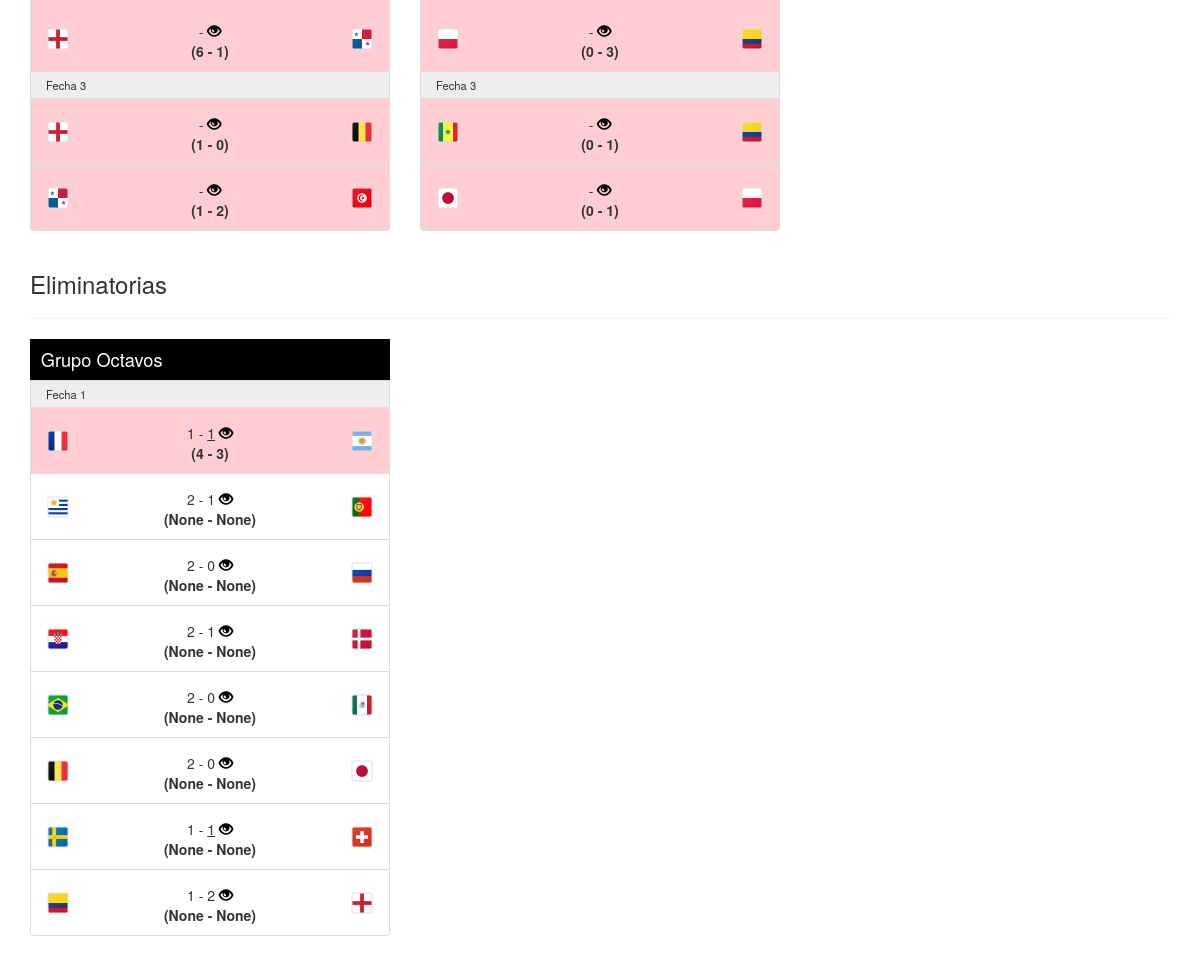
The page / (signed in, lower part) on the database as committed earlier.
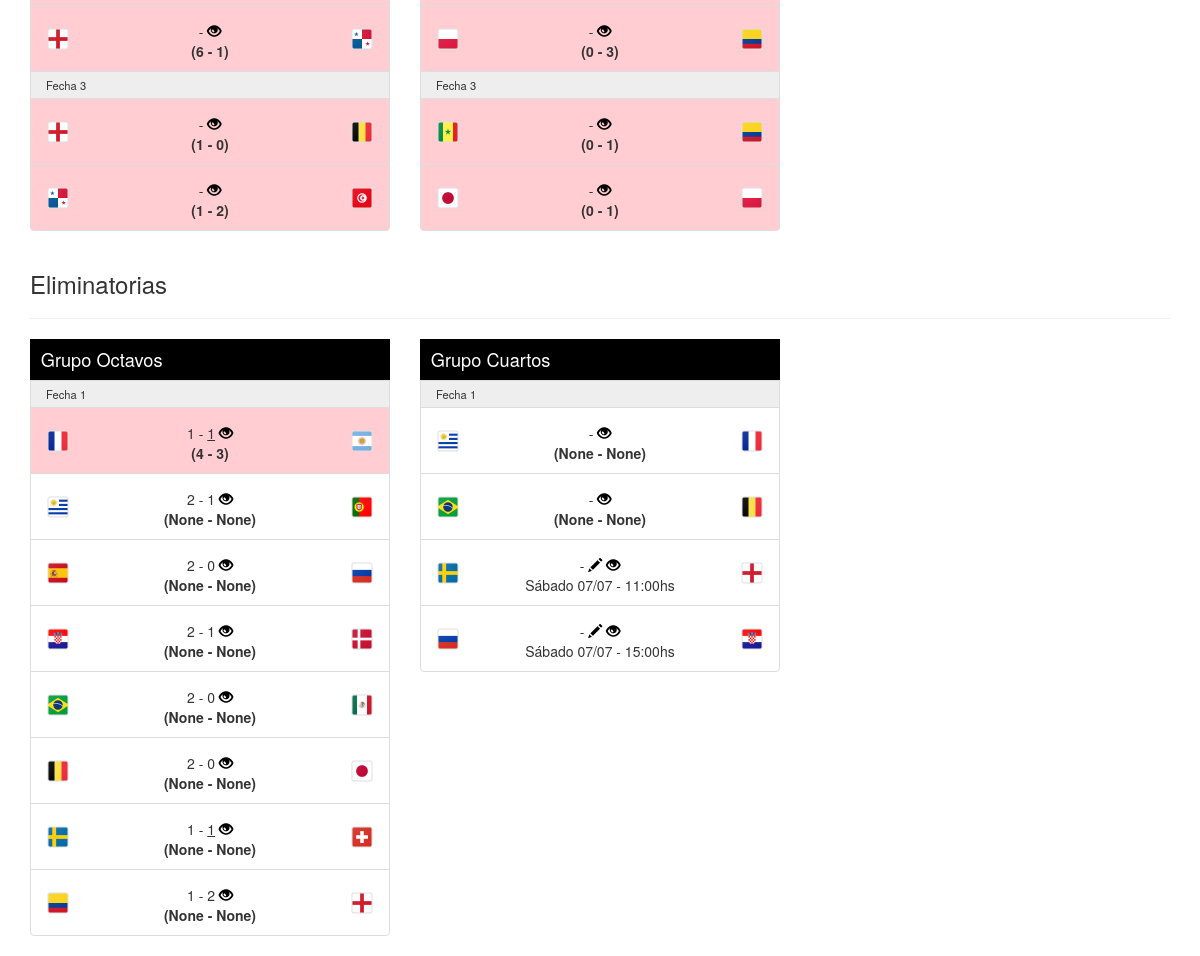
The same page on the database as committed later.
### app/models.py (models this page shows, shortened)
class Partido(models.Model):
	equipo1 = models.ForeignKey(Equipo, related_name='equipo1', on_delete=models.CASCADE)
	equipo2 = models.ForeignKey(Equipo, related_name='equipo2', on_delete=models.CASCADE)
	torneo = models.ForeignKey(Torneo, on_delete=models.CASCADE)
	grupo = models.CharField(max_length=10)
	fecha = models.SmallIntegerField();
	horario = models.DateTimeField();
	goles1 = models.SmallIntegerField(null=True, blank=True)
	goles2 = models.SmallIntegerField(null=True, blank=True)
	eliminatoria = models.BooleanField(default = False)
	fase_eliminatoria = models.SmallIntegerField(null = True, blank = True)
	penales1 = models.SmallIntegerField(null = True, blank = True)
	penales2 = models.SmallIntegerField(null = True, blank = True)
	def se_jugo(self):
		return self.horario <= timezone.now()
	def equipo_ganador(self):
		if self.goles1 > self.goles2:
			return self.equipo1
		elif self.goles2 > self.goles1:
			return self.equipo2
		else:
			return 0

class Prediccion(models.Model):
	usuario = models.ForeignKey(User, related_name='usuario', on_delete=models.CASCADE)
	torneo = models.ForeignKey(Torneo, related_name='torneo', on_delete=models.CASCADE)
	partido = models.ForeignKey(Partido, related_name='partido', on_delete=models.CASCADE)
	goles1 = models.SmallIntegerField()
	goles2 = models.SmallIntegerField()
	ganador = models.ForeignKey(Equipo, related_name='equipo_gan', on_delete=models.CASCADE, null=True, blank = True, default=None)
	def equipo_ganador(self):
		if self.ganador == None:
			if self.goles1 > self.goles2:
				return self.partido.equipo1
			elif self.goles2 > self.goles1:
				return self.partido.equipo2
			else:
				return 0
		else:
			return self.ganador

### app/views.py (the view)
# urls.py: path('', views.fixture, name='fixture'),
@login_required
def fixture(request):
	usuario = request.user
	mundial = Torneo.objects.get(nombre = 'Mundial')
	partidos = Partido.objects.filter(torneo = mundial).order_by('eliminatoria', 'fase_eliminatoria', 'grupo', 'fecha', 'horario')
	predicciones = Prediccion.objects.filter(usuario = usuario, torneo = mundial).order_by('partido__eliminatoria', 'partido__fase_eliminatoria', 'partido__grupo', 'partido__fecha', 'partido__horario')
	i = 0
	j = 0
	partidos_con_predicciones = []
	while i < partidos.count() and j < predicciones.count():
		partidos_con_predicciones.append(partidos[i])
		if partidos[i].pk == predicciones[j].partido.pk:
			partidos_con_predicciones[i].prediccion = predicciones[j]
			j += 1
		i += 1
	while i < partidos.count():
		partidos_con_predicciones.append(partidos[i])
		i += 1
	return render(request, 'app/fixture.html', {'partidos': partidos_con_predicciones})

### app/templates/app/fixture.html (shortened to what this page needs)
{% extends "app/base.html" %}
{% block contenido %}
	<div class="row">
		<div>
			<ul>
				{% for partido in partidos %}
					{% ifchanged partido.grupo %}
							</ul>
						</div>
						{% ifchanged partido.eliminatoria %}
							{% if not forloop.first %}
								<div class="col-xs-12">
									<h3>Eliminatorias</h3>
									<hr>
								</div>
							{% endif %}
						{% endifchanged %}
						<div class="col-xs-12 col-sm-6 col-md-4">
							<h3 class="titulo-grupo">Grupo {{ partido.grupo }}</h3>
							<ul class="list-group">
					{% endifchanged %}
					{% ifchanged partido.grupo partido.fecha %}
						<li class="list-group-item separador-fecha">Fecha {{ partido.fecha }}</li>
					{% endifchanged %}
					{% if partido.goles1 != None and partido.goles2 != None %}
						{% if partido.goles1 == partido.prediccion.goles1 and partido.goles2 == partido.prediccion.goles2 %}
							<li class="list-group-item verde">
						{% elif partido.equipo_ganador == partido.prediccion.equipo_ganador %}
							<li class="list-group-item amarillo">
						{% else %}
							<li class="list-group-item rojo">
						{% endif %}
					{% else %}
						<li class="list-group-item">
					{% endif %}
						<div class="row">
							<div class="col-xs-2">
								<img src="{{ STATIC_PREFIX }}/img/banderas/{{ partido.equipo1.pk }}.png" alt="" class="bandera">
							</div>
							<div class="col-xs-8 resultado">
								{% url 'ver_predicciones' partido_pk=partido.pk as url_ver %}
								{% if partido.se_jugo %}
									{% if partido.eliminatoria and partido.prediccion.goles1 == partido.prediccion.goles2 %}
										{% if partido.prediccion.ganador == partido.equipo1 %}
												<span class="ganador_eliminatorias">{{ partido.prediccion.goles1 }}</span> - {{ partido.prediccion.goles2 }}
										{% else %}
												{{ partido.prediccion.goles1 }} - <span class="ganador_eliminatorias">{{ partido.prediccion.goles2 }}</span>
										{% endif %}
									{% else %}
											{{ partido.prediccion.goles1 }} - {{ partido.prediccion.goles2 }}
									{% endif %}
									<a href="{{url_ver}}"><span class="glyphicon glyphicon-eye-open" title="Ver resultados de amigos"></span></a>
									<br>
									<b>({{ partido.goles1 }} - {{ partido.goles2 }})</b>
								{% else %}
									{% url 'actualizar_prediccion' partido_pk=partido.pk prediccion_pk=partido.prediccion.pk|default:'0' as url_editar %}
									{% if partido.eliminatoria and partido.prediccion.goles1 == partido.prediccion.goles2 %}
										{% if partido.prediccion.ganador == partido.equipo1 %}
												<span class="ganador_eliminatorias">{{ partido.prediccion.goles1 }}</span> - {{ partido.prediccion.goles2 }}
										{% else %}
												{{ partido.prediccion.goles1 }} -
										{% endif %}
									{% else %}
											{{ partido.prediccion.goles1 }} - {{ partido.prediccion.goles2 }}
									{% endif %}
									<a href="{{url_editar}}"><span class="glyphicon glyphicon-pencil" title="Editar"></span></a>
									<a href="{{url_ver}}"><span class="glyphicon glyphicon-eye-open" title="Ver resultados de amigos"></span></a>
									<br>
									{{ partido.horario|date:"l d/m - G:i" }}hs
								{% endif %}
							</div>
							<div class="col-xs-2 text-right"><img class="bandera" src="{{ STATIC_PREFIX }}/img/banderas/{{ partido.equipo2.pk }}.png"></div>
						</div>
					</li>
				{% endfor %}
			</ul>
		</div>
	</div>
{% endblock contenido %}

Rows that differ between the two databases and show on the page:
added Partido: grupo "Cuartos", fecha "1", goles1 "None", goles2 "None", shows a picture
added Partido: goles1 "None", goles2 "None"
added Partido: horario "Sábado 07/07 - 11:00"
added Partido: shows a picture, horario "Sábado 07/07 - 15:00"
